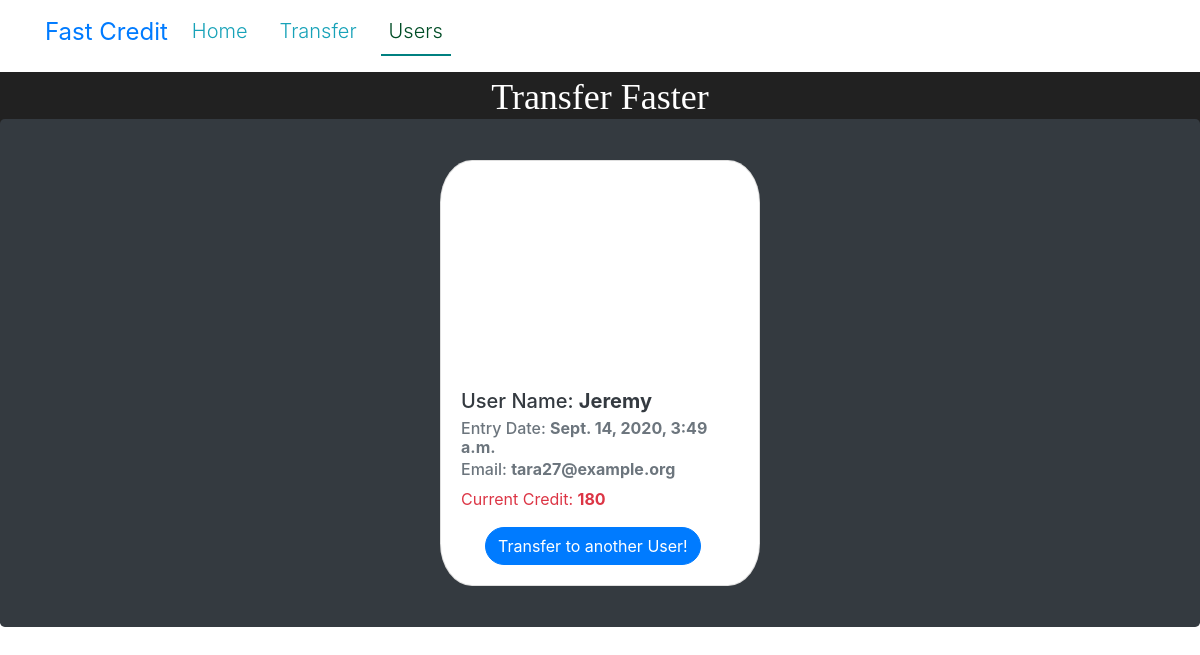
Before: /users/6 with the older database file.
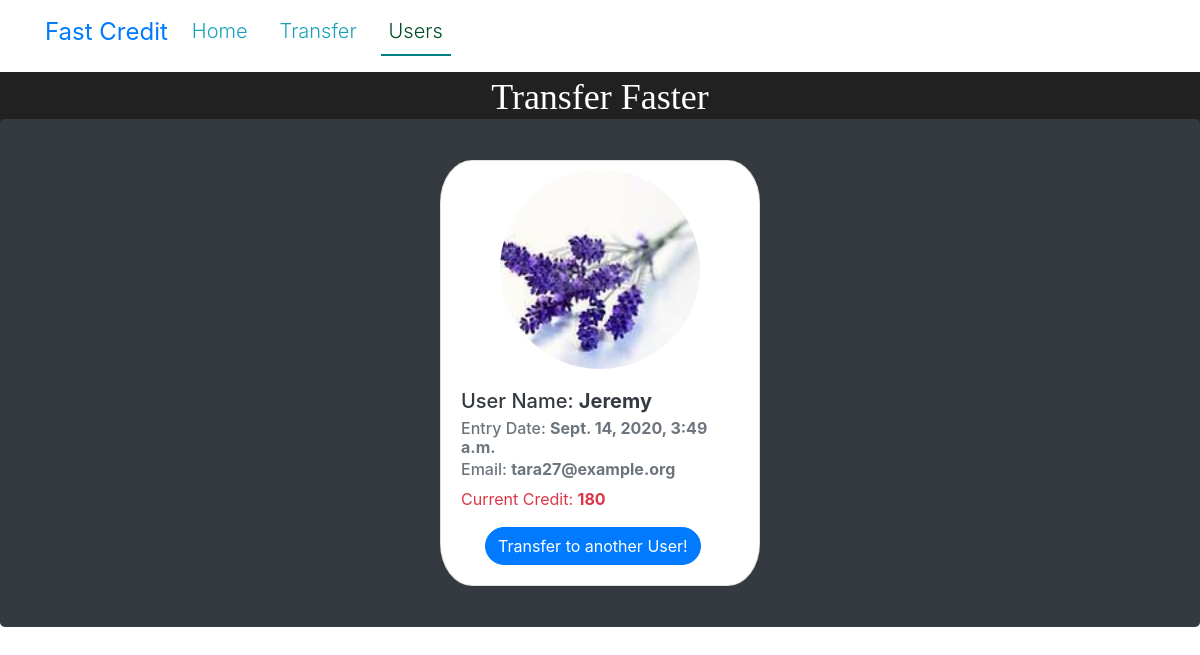
After: the same page with the newer database file.
### creditApp/models.py (models this page shows, shortened)
class User_table(models.Model):
    username = models.CharField(max_length=200)
    email = models.EmailField()
    currentCredit = models.IntegerField()
    date_added = models.DateTimeField(default=datetime.now , blank= True)
    id = models.AutoField(primary_key=True)
    image = models.ImageField(upload_to="photos/%Y/%m/%d")

### creditApp/views.py (the view)
# urls.py: path('<int:id>',views.get_individual,name='individual'),
def  get_individual(request,id):
    individual = get_object_or_404(User_table,pk=id)
    context={
        'individual': individual
    }
    return render(request,'creditApp/individual.html',context=context)

### creditApp/templates/creditApp/individual.html
{% extends 'creditApp/base.html'%}
{% block content %}
<div class="jumbotron  bg-dark " style="margin: -2% 0% -3% 0%;">
    <div class="card mx-auto" style="width: 20rem;margin: -2% 0% -2% 0%;border-radius: 10%; ">
        <div class="rec-circle mx-auto mt-2">
            <img  src="{{individual.image.url}}" class="card-img-top " alt="">
        </div>
        <div class="card-body">
          <h5 class="card-title text-dark " >User Name: <span class="font-weight-bolder">{{individual.username}}</span></h5>
          <h6 class="card-subtitle mb-2 text-muted">Entry Date: <span  class="font-weight-bolder">{{individual.date_added}}</span></h6>
          <h6 class="card-subtitle mb-2 text-muted">Email:  <span class="font-weight-bolder">{{individual.email}}</span></h6>
          <p class="card-text text-danger ">Current Credit: <span  class="font-weight-bolder" >{{individual.currentCredit}}</span></p>
          <a href="# " class="btn btn-primary mx-4 rounded-pill lead">Transfer to another User!</a>
        </div>
      </div>
</div>
{% endblock %}

Changed rows visible on the page:
changed User_table "Jeremy": image: picture added
